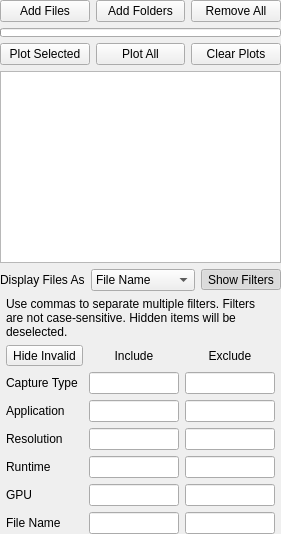
      <widget class="QFrame" name="left_panel">
       <property name="sizePolicy">
        <sizepolicy hsizetype="Minimum" vsizetype="Preferred">
         <horstretch>0</horstretch>
         <verstretch>0</verstretch>
        </sizepolicy>
       </property>
       <property name="minimumSize">
        <size>
         <width>280</width>
         <height>0</height>
        </size>
       </property>
       <layout class="QVBoxLayout" name="layout_toolbox">
        <property name="leftMargin">
         <number>0</number>
        </property>
        <property name="topMargin">
         <number>0</number>
        </property>
        <property name="rightMargin">
         <number>0</number>
        </property>
        <property name="bottomMargin">
         <number>0</number>
        </property>
        <item>
         <layout class="QHBoxLayout" name="layout_main_buttons">
          <item>
           <widget class="QPushButton" name="btn_import_file">
            <property name="minimumSize">
             <size>
              <width>80</width>
              <height>0</height>
             </size>
            </property>
            <property name="text">
             <string>Add Files</string>
            </property>
           </widget>
          </item>
          <item>
           <widget class="QPushButton" name="btn_import_folder">
            <property name="minimumSize">
             <size>
              <width>80</width>
              <height>0</height>
             </size>
            </property>
            <property name="text">
             <string>Add Folders</string>
            </property>
           </widget>
          </item>
          <item>
           <widget class="QPushButton" name="btn_remove_all_files">
            <property name="minimumSize">
             <size>
              <width>80</width>
              <height>0</height>
             </size>
            </property>
            <property name="text">
             <string>Remove All</string>
            </property>
           </widget>
          </item>
         </layout>
        </item>
        <item>
         <widget class="QProgressBar" name="progressbar_main">
          <property name="maximumSize">
           <size>
            <width>16777215</width>
            <height>9</height>
           </size>
          </property>
          <property name="textVisible">
           <bool>false</bool>
          </property>
         </widget>
        </item>
        <item>
         <layout class="QHBoxLayout" name="group_plot_buttons">
          <item>
           <widget class="QPushButton" name="btn_plot_selected_files">
            <property name="minimumSize">
             <size>
              <width>80</width>
              <height>0</height>
             </size>
            </property>
            <property name="text">
             <string>Plot Selected</string>
            </property>
           </widget>
          </item>
          <item>
           <widget class="QPushButton" name="btn_plot_all_files">
            <property name="minimumSize">
             <size>
              <width>80</width>
              <height>0</height>
             </size>
            </property>
            <property name="text">
             <string>Plot All</string>
            </property>
           </widget>
          </item>
          <item>
           <widget class="QPushButton" name="btn_clear_plots">
            <property name="minimumSize">
             <size>
              <width>80</width>
              <height>0</height>
             </size>
            </property>
            <property name="toolTip">
             <string>&lt;html&gt;&lt;head/&gt;&lt;body&gt;&lt;p&gt;Hold Shift to also clear the current file selection.&lt;/p&gt;&lt;/body&gt;&lt;/html&gt;</string>
            </property>
            <property name="text">
             <string>Clear Plots</string>
            </property>
           </widget>
          </item>
         </layout>
        </item>
        <item>
         <widget class="ContextMenuListWidget" name="list_loaded_files">
          <property name="sizePolicy">
           <sizepolicy hsizetype="Expanding" vsizetype="Expanding">
            <horstretch>0</horstretch>
            <verstretch>0</verstretch>
           </sizepolicy>
          </property>
          <property name="editTriggers">
           <set>QAbstractItemView::NoEditTriggers</set>
          </property>
          <property name="selectionMode">
           <enum>QAbstractItemView::MultiSelection</enum>
          </property>
          <property name="selectionBehavior">
           <enum>QAbstractItemView::SelectRows</enum>
          </property>
          <property name="iconSize">
           <size>
            <width>32</width>
            <height>32</height>
           </size>
          </property>
          <property name="textElideMode">
           <enum>Qt::ElideNone</enum>
          </property>
          <property name="uniformItemSizes">
           <bool>true</bool>
          </property>
          <property name="selectionRectVisible">
           <bool>true</bool>
          </property>
         </widget>
        </item>
        <item>
         <layout class="QGridLayout" name="gridLayout_11">
          <property name="leftMargin">
           <number>0</number>
          </property>
          <property name="topMargin">
           <number>0</number>
          </property>
          <property name="rightMargin">
           <number>0</number>
          </property>
          <property name="bottomMargin">
           <number>0</number>
          </property>
          <item row="0" column="0">
           <widget class="QLabel" name="label">
            <property name="sizePolicy">
             <sizepolicy hsizetype="Fixed" vsizetype="Fixed">
              <horstretch>0</horstretch>
              <verstretch>0</verstretch>
             </sizepolicy>
            </property>
            <property name="minimumSize">
             <size>
              <width>80</width>
              <height>21</height>
             </size>
            </property>
            <property name="text">
             <string>Display Files As</string>
            </property>
            <property name="textFormat">
             <enum>Qt::PlainText</enum>
            </property>
           </widget>
          </item>
          <item row="0" column="1">
           <widget class="QComboBox" name="combo_file_text_format">
            <property name="sizePolicy">
             <sizepolicy hsizetype="Maximum" vsizetype="Fixed">
              <horstretch>0</horstretch>
              <verstretch>0</verstretch>
             </sizepolicy>
            </property>
            <property name="minimumSize">
             <size>
              <width>0</width>
              <height>21</height>
             </size>
            </property>
            <property name="currentIndex">
             <number>6</number>
            </property>
            <item>
             <property name="text">
              <string>Capture Type</string>
             </property>
            </item>
            <item>
             <property name="text">
              <string>Application</string>
             </property>
            </item>
            <item>
             <property name="text">
              <string>Resolution</string>
             </property>
            </item>
            <item>
             <property name="text">
              <string>Runtime</string>
             </property>
            </item>
            <item>
             <property name="text">
              <string>GPU</string>
             </property>
            </item>
            <item>
             <property name="text">
              <string>Comments</string>
             </property>
            </item>
            <item>
             <property name="text">
              <string>File Name</string>
             </property>
            </item>
            <item>
             <property name="text">
              <string>File Path</string>
             </property>
            </item>
           </widget>
          </item>
          <item row="1" column="0" colspan="3">
           <widget class="QWidget" name="controls_file_filters" native="true">
            <layout class="QGridLayout" name="gridLayout_13">
             <property name="leftMargin">
              <number>6</number>
             </property>
             <property name="topMargin">
              <number>0</number>
             </property>
             <property name="rightMargin">
              <number>6</number>
             </property>
             <property name="bottomMargin">
              <number>0</number>
             </property>
             <item row="5" column="2">
              <widget class="QLineEdit" name="line_filter_exclude_runtime">
               <property name="sizePolicy">
                <sizepolicy hsizetype="Expanding" vsizetype="Fixed">
                 <horstretch>0</horstretch>
                 <verstretch>0</verstretch>
                </sizepolicy>
               </property>
               <property name="minimumSize">
                <size>
                 <width>0</width>
                 <height>21</height>
                </size>
               </property>
              </widget>
             </item>
             <item row="4" column="0">
              <widget class="QLabel" name="label_file_filter_resolution">
               <property name="sizePolicy">
                <sizepolicy hsizetype="Fixed" vsizetype="Fixed">
                 <horstretch>0</horstretch>
                 <verstretch>0</verstretch>
                </sizepolicy>
               </property>
               <property name="minimumSize">
                <size>
                 <width>0</width>
                 <height>21</height>
                </size>
               </property>
               <property name="text">
                <string>Resolution</string>
               </property>
               <property name="textFormat">
                <enum>Qt::PlainText</enum>
               </property>
              </widget>
             </item>
             <item row="3" column="0">
              <widget class="QLabel" name="label_file_filter_application">
               <property name="sizePolicy">
                <sizepolicy hsizetype="Fixed" vsizetype="Fixed">
                 <horstretch>0</horstretch>
                 <verstretch>0</verstretch>
                </sizepolicy>
               </property>
               <property name="minimumSize">
                <size>
                 <width>0</width>
                 <height>21</height>
                </size>
               </property>
               <property name="text">
                <string>Application</string>
               </property>
               <property name="textFormat">
                <enum>Qt::PlainText</enum>
               </property>
              </widget>
             </item>
             <item row="3" column="2">
              <widget class="QLineEdit" name="line_filter_exclude_application">
               <property name="sizePolicy">
                <sizepolicy hsizetype="Expanding" vsizetype="Fixed">
                 <horstretch>0</horstretch>
                 <verstretch>0</verstretch>
                </sizepolicy>
               </property>
               <property name="minimumSize">
                <size>
                 <width>0</width>
                 <height>21</height>
                </size>
               </property>
              </widget>
             </item>
             <item row="1" column="1">
              <widget class="QLabel" name="label_file_filter_include">
               <property name="sizePolicy">
                <sizepolicy hsizetype="Preferred" vsizetype="Fixed">
                 <horstretch>0</horstretch>
                 <verstretch>0</verstretch>
                </sizepolicy>
               </property>
               <property name="minimumSize">
                <size>
                 <width>0</width>
                 <height>17</height>
                </size>
               </property>
               <property name="text">
                <string>Include</string>
               </property>
               <property name="textFormat">
                <enum>Qt::PlainText</enum>
               </property>
               <property name="alignment">
                <set>Qt::AlignCenter</set>
               </property>
              </widget>
             </item>
             <item row="6" column="1">
              <widget class="QLineEdit" name="line_filter_include_gpu">
               <property name="sizePolicy">
                <sizepolicy hsizetype="Expanding" vsizetype="Fixed">
                 <horstretch>0</horstretch>
                 <verstretch>0</verstretch>
                </sizepolicy>
               </property>
               <property name="minimumSize">
                <size>
                 <width>0</width>
                 <height>21</height>
                </size>
               </property>
              </widget>
             </item>
             <item row="6" column="2">
              <widget class="QLineEdit" name="line_filter_exclude_gpu">
               <property name="sizePolicy">
                <sizepolicy hsizetype="Expanding" vsizetype="Fixed">
                 <horstretch>0</horstretch>
                 <verstretch>0</verstretch>
                </sizepolicy>
               </property>
               <property name="minimumSize">
                <size>
                 <width>0</width>
                 <height>21</height>
                </size>
               </property>
              </widget>
             </item>
             <item row="5" column="1">
              <widget class="QLineEdit" name="line_filter_include_runtime">
               <property name="sizePolicy">
                <sizepolicy hsizetype="Expanding" vsizetype="Fixed">
                 <horstretch>0</horstretch>
                 <verstretch>0</verstretch>
                </sizepolicy>
               </property>
               <property name="minimumSize">
                <size>
                 <width>0</width>
                 <height>21</height>
                </size>
               </property>
              </widget>
             </item>
             <item row="2" column="2">
              <widget class="QLineEdit" name="line_filter_exclude_type">
               <property name="sizePolicy">
                <sizepolicy hsizetype="Expanding" vsizetype="Fixed">
                 <horstretch>0</horstretch>
                 <verstretch>0</verstretch>
                </sizepolicy>
               </property>
               <property name="minimumSize">
                <size>
                 <width>0</width>
                 <height>21</height>
                </size>
               </property>
              </widget>
             </item>
             <item row="1" column="2">
              <widget class="QLabel" name="label_file_filter_exclude">
               <property name="sizePolicy">
                <sizepolicy hsizetype="Preferred" vsizetype="Fixed">
                 <horstretch>0</horstretch>
                 <verstretch>0</verstretch>
                </sizepolicy>
               </property>
               <property name="minimumSize">
                <size>
                 <width>0</width>
                 <height>17</height>
                </size>
               </property>
               <property name="text">
                <string>Exclude</string>
               </property>
               <property name="textFormat">
                <enum>Qt::PlainText</enum>
               </property>
               <property name="alignment">
                <set>Qt::AlignCenter</set>
               </property>
              </widget>
             </item>
             <item row="2" column="1">
              <widget class="QLineEdit" name="line_filter_include_type">
               <property name="sizePolicy">
                <sizepolicy hsizetype="Expanding" vsizetype="Fixed">
                 <horstretch>0</horstretch>
                 <verstretch>0</verstretch>
                </sizepolicy>
               </property>
               <property name="minimumSize">
                <size>
                 <width>0</width>
                 <height>21</height>
                </size>
               </property>
              </widget>
             </item>
             <item row="2" column="0">
              <widget class="QLabel" name="label_file_filter_type">
               <property name="sizePolicy">
                <sizepolicy hsizetype="Fixed" vsizetype="Fixed">
                 <horstretch>0</horstretch>
                 <verstretch>0</verstretch>
                </sizepolicy>
               </property>
               <property name="minimumSize">
                <size>
                 <width>0</width>
                 <height>21</height>
                </size>
               </property>
               <property name="text">
                <string>Capture Type</string>
               </property>
               <property name="textFormat">
                <enum>Qt::PlainText</enum>
               </property>
              </widget>
             </item>
             <item row="6" column="0">
              <widget class="QLabel" name="label_file_filter_gpu">
               <property name="sizePolicy">
                <sizepolicy hsizetype="Fixed" vsizetype="Fixed">
                 <horstretch>0</horstretch>
                 <verstretch>0</verstretch>
                </sizepolicy>
               </property>
               <property name="minimumSize">
                <size>
                 <width>0</width>
                 <height>21</height>
                </size>
               </property>
               <property name="text">
                <string>GPU</string>
               </property>
               <property name="textFormat">
                <enum>Qt::PlainText</enum>
               </property>
              </widget>
             </item>
             <item row="5" column="0">
              <widget class="QLabel" name="label_file_filter_runtime">
               <property name="sizePolicy">
                <sizepolicy hsizetype="Fixed" vsizetype="Fixed">
                 <horstretch>0</horstretch>
                 <verstretch>0</verstretch>
                </sizepolicy>
               </property>
               <property name="minimumSize">
                <size>
                 <width>0</width>
                 <height>21</height>
                </size>
               </property>
               <property name="text">
                <string>Runtime</string>
               </property>
               <property name="textFormat">
                <enum>Qt::PlainText</enum>
               </property>
              </widget>
             </item>
             <item row="4" column="2">
              <widget class="QLineEdit" name="line_filter_exclude_resolution">
               <property name="sizePolicy">
                <sizepolicy hsizetype="Expanding" vsizetype="Fixed">
                 <horstretch>0</horstretch>
                 <verstretch>0</verstretch>
                </sizepolicy>
               </property>
               <property name="minimumSize">
                <size>
                 <width>0</width>
                 <height>21</height>
                </size>
               </property>
              </widget>
             </item>
             <item row="4" column="1">
              <widget class="QLineEdit" name="line_filter_include_resolution">
               <property name="sizePolicy">
                <sizepolicy hsizetype="Expanding" vsizetype="Fixed">
                 <horstretch>0</horstretch>
                 <verstretch>0</verstretch>
                </sizepolicy>
               </property>
               <property name="minimumSize">
                <size>
                 <width>0</width>
                 <height>21</height>
                </size>
               </property>
              </widget>
             </item>
             <item row="3" column="1">
              <widget class="QLineEdit" name="line_filter_include_application">
               <property name="sizePolicy">
                <sizepolicy hsizetype="Expanding" vsizetype="Fixed">
                 <horstretch>0</horstretch>
                 <verstretch>0</verstretch>
                </sizepolicy>
               </property>
               <property name="minimumSize">
                <size>
                 <width>0</width>
                 <height>21</height>
                </size>
               </property>
              </widget>
             </item>
             <item row="0" column="0" colspan="3">
              <widget class="QLabel" name="info_label_filter_case_sensitive">
               <property name="text">
                <string>Use commas to separate multiple filters. Filters are not case-sensitive. Hidden items will be deselected.</string>
               </property>
               <property name="textFormat">
                <enum>Qt::PlainText</enum>
               </property>
               <property name="wordWrap">
                <bool>true</bool>
               </property>
              </widget>
             </item>
             <item row="7" column="0">
              <widget class="QLabel" name="label_file_filter_filename">
               <property name="sizePolicy">
                <sizepolicy hsizetype="Fixed" vsizetype="Fixed">
                 <horstretch>0</horstretch>
                 <verstretch>0</verstretch>
                </sizepolicy>
               </property>
               <property name="minimumSize">
                <size>
                 <width>0</width>
                 <height>21</height>
                </size>
               </property>
               <property name="text">
                <string>File Name</string>
               </property>
              </widget>
             </item>
             <item row="7" column="1">
              <widget class="QLineEdit" name="line_filter_include_filename">
               <property name="minimumSize">
                <size>
                 <width>0</width>
                 <height>21</height>
                </size>
               </property>
              </widget>
             </item>
             <item row="7" column="2">
              <widget class="QLineEdit" name="line_filter_exclude_filename">
               <property name="minimumSize">
                <size>
                 <width>0</width>
                 <height>21</height>
                </size>
               </property>
              </widget>
             </item>
             <item row="1" column="0">
              <widget class="QToolButton" name="check_valid_files_only">
               <property name="minimumSize">
                <size>
                 <width>0</width>
                 <height>21</height>
                </size>
               </property>
               <property name="text">
                <string>Hide Invalid</string>
               </property>
               <property name="checkable">
                <bool>true</bool>
               </property>
              </widget>
             </item>
            </layout>
           </widget>
          </item>
          <item row="0" column="2">
           <widget class="QToolButton" name="check_show_file_filters">
            <property name="sizePolicy">
             <sizepolicy hsizetype="Fixed" vsizetype="Fixed">
              <horstretch>0</horstretch>
              <verstretch>0</verstretch>
             </sizepolicy>
            </property>
            <property name="minimumSize">
             <size>
              <width>0</width>
              <height>21</height>
             </size>
            </property>
            <property name="text">
             <string>Show Filters</string>
            </property>
            <property name="checkable">
             <bool>true</bool>
            </property>
            <property name="checked">
             <bool>true</bool>
            </property>
           </widget>
          </item>
         </layout>
        </item>
       </layout>
      </widget>
